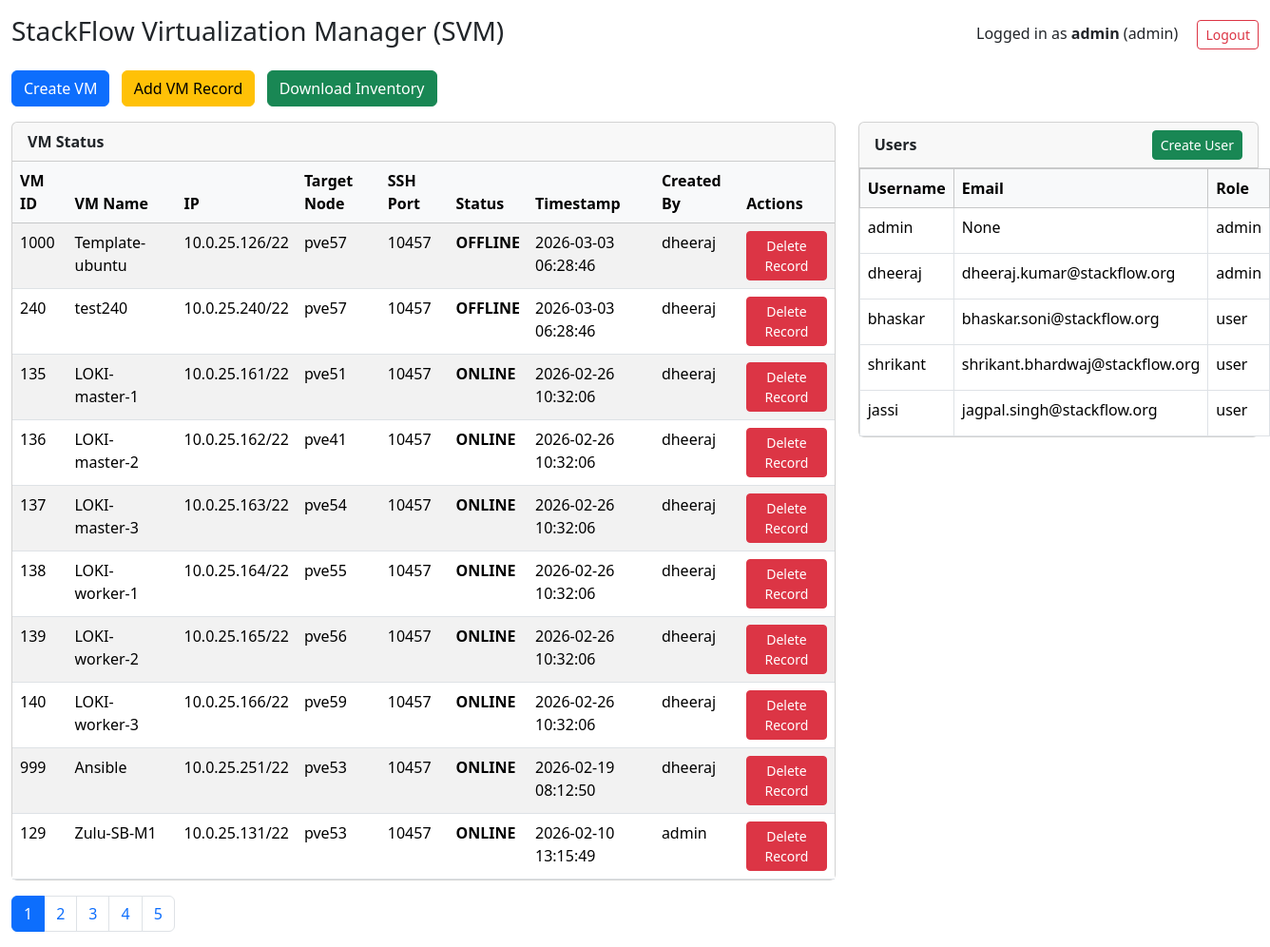
The app's page /dashboard (signed in) with its own data.
### tables this page shows
CREATE TABLE vm_status (
        vmid TEXT PRIMARY KEY,
        vmname TEXT,
        ipaddr TEXT,
        target_node TEXT,
        ssh_port INTEGER,
        ssh_status TEXT,
        timestamp INTEGER,
        created_by TEXT
    , port_status TEXT, ports TEXT, disksize INTEGER DEFAULT 20, master_ip TEXT, cluster_name TEXT, extra_vars TEXT);

CREATE TABLE users (
            id INTEGER PRIMARY KEY AUTOINCREMENT,
            username TEXT UNIQUE NOT NULL,
            password TEXT NOT NULL
        , role TEXT DEFAULT 'user', email TEXT);

### app.py (the view)
@app.route("/dashboard")
@login_required
def dashboard():
    page = int(request.args.get("page", 1))
    per_page = int(request.args.get("per_page", 10))
    offset = (page-1)*per_page
    conn = sqlite3.connect(DB_PATH)
    c = conn.cursor()
    c.execute("SELECT COUNT(*) FROM vm_status")
    total_vms = c.fetchone()[0]
    c.execute(f"""
        SELECT vmid, vmname, ipaddr, target_node,
               ssh_port, ssh_status, timestamp, created_by
        FROM vm_status
        ORDER BY timestamp DESC
        LIMIT {per_page} OFFSET {offset}
    """)
    rows = c.fetchall()
    users = []
    if session["role"] == "admin":
        c.execute("SELECT username, email, role FROM users")
        users = c.fetchall()
    conn.close()
    vms = []
    for r in rows:
        vms.append({
            "vmid": r[0],
            "vmname": r[1],
            "ipaddr": r[2],
            "target_node": r[3],
            "ssh_port": r[4],
            "ssh_status": r[5],
            "timestamp": time.strftime("%Y-%m-%d %H:%M:%S", time.localtime(r[6])),
            "created_by": r[7]
        })
    total_pages = (total_vms + per_page - 1) // per_page
    return render_template(
        "dashboard.html",
        vms=vms,
        users=users,
        role=session["role"],
        username=session["username"],
        page=page,
        per_page=per_page,
        total_pages=total_pages
    )

### app.py (called while the page is built)
def login_required(f):
    @wraps(f)
    def wrap(*args, **kwargs):
        if "username" not in session:
            return redirect(url_for("login"))
        return f(*args, **kwargs)
    return wrap

### templates/dashboard.html (shortened to what this page needs)
<!DOCTYPE html>
<html lang="en">
<head>
<link href="https://cdn.jsdelivr.net/npm/bootstrap@5.3.3/dist/css/bootstrap.min.css" rel="stylesheet">
</head>
<body>
<div class="container-fluid mt-3">
<div class="d-flex justify-content-between align-items-center mb-3">
    <h3>StackFlow Virtualization Manager (SVM)</h3>
    <div>
        <span class="me-3">
            Logged in as <strong>{{ username }}</strong> ({{ role }})
        </span>
        <a href="{{ url_for('logout') }}" class="btn btn-outline-danger btn-sm">Logout</a>
    </div>
</div>
<div class="mb-3">
    <a href="{{ url_for('vm_form') }}" class="btn btn-primary">Create VM</a>
    {% if role == 'admin' %}
    <button class="btn btn-warning ms-2" data-bs-toggle="modal" data-bs-target="#addVmModal">
        Add VM Record
    </button>
    {% endif %}
    <a href="{{ url_for('download_inventory') }}" class="btn btn-success ms-2">
        Download Inventory
    </a>
</div>
<div class="row">
<div class="col-md-8">
    <div class="card mb-3">
        <div class="card-header">VM Status</div>
        <div class="card-body p-0">
            <table class="table table-striped table-hover mb-0">
                <thead class="table-light">
                    <tr>
                        <th>VM ID</th>
                        <th>VM Name</th>
                        <th>IP</th>
                        <th>Target Node</th>
                        <th>SSH Port</th>
                        <th>Status</th>
                        <th>Timestamp</th>
                        <th>Created By</th>
                        {% if role == 'admin' %}
                        <th>Actions</th>
                        {% endif %}
                    </tr>
                </thead>
                <tbody>
                {% for vm in vms %}
                    <tr>
                        <td>{{ vm.vmid }}</td>
                        <td>{{ vm.vmname }}</td>
                        <td>{{ vm.ipaddr }}</td>
                        <td>{{ vm.target_node }}</td>
                        <td>{{ vm.ssh_port }}</td>
                        <td class="status-{{ vm.ssh_status }}">{{ vm.ssh_status }}</td>
                        <td>{{ vm.timestamp }}</td>
                        <td>{{ vm.created_by }}</td>
                        {% if role == 'admin' %}
                        <td>
                            <a href="{{ url_for('delete_vm', vmid=vm.vmid) }}"
                               class="btn btn-sm btn-danger"
                               onclick="return confirm('Delete VM {{ vm.vmid }}?')">
                               Delete Record
                            </a>
                        </td>
                        {% endif %}
                    </tr>
                {% endfor %}
                </tbody>
            </table>
        </div>
    </div>
    <nav>
      <ul class="pagination">
        {% for p in range(1, total_pages + 1) %}
        <li class="page-item {% if p == page %}active{% endif %}">
            <a class="page-link"
               href="{{ url_for('dashboard', page=p, per_page=per_page) }}">
               {{ p }}
            </a>
        </li>
        {% endfor %}
      </ul>
    </nav>
</div>
{% if role == 'admin' %}
<div class="col-md-4">
    <div class="card mb-3">
        <div class="card-header d-flex justify-content-between align-items-center">
            Users
            <a href="{{ url_for('create_user') }}" class="btn btn-success btn-sm">
                Create User
            </a>
        </div>
        <div class="card-body p-0">
            <table class="table table-bordered table-hover mb-0">
                <thead class="table-light">
                    <tr>
                        <th>Username</th>
                        <th>Email</th>
                        <th>Role</th>
                    </tr>
                </thead>
                <tbody>
                {% for user in users %}
                    <tr>
                        <td>{{ user[0] }}</td>
                        <td>{{ user[1] }}</td>
                        <td>{{ user[2] }}</td>
                    </tr>
                {% endfor %}
                </tbody>
            </table>
        </div>
    </div>
</div>
{% endif %}
</div>
</div>
</body>
</html>

### templates/dashboard.html (style rules this page uses)
.status-ONLINE { color: green; font-weight: bold; }
.status-OFFLINE { color: red; font-weight: bold; }
.card-header { font-weight: bold; }

### records on screen
vm_status: vmid "1000", vmname "Template-ubuntu", ipaddr "10.0.25.126/22", target_node "pve57", ssh_port "10457", ssh_status "OFFLINE", timestamp "2026-03-03 06:28:46", created_by "dheeraj"
vm_status: vmid "240", vmname "test240", ipaddr "10.0.25.240/22", target_node "pve57", ssh_port "10457", ssh_status "OFFLINE", timestamp "2026-03-03 06:28:46", created_by "dheeraj"
vm_status: vmid "135", vmname "LOKI-master-1", ipaddr "10.0.25.161/22", target_node "pve51", ssh_port "10457", ssh_status "ONLINE", timestamp "2026-02-26 10:32:06", created_by "dheeraj"
vm_status: vmid "136", vmname "LOKI-master-2", ipaddr "10.0.25.162/22", target_node "pve41", ssh_port "10457", ssh_status "ONLINE", timestamp "2026-02-26 10:32:06", created_by "dheeraj"
vm_status: vmid "137", vmname "LOKI-master-3", ipaddr "10.0.25.163/22", target_node "pve54", ssh_port "10457", ssh_status "ONLINE", timestamp "2026-02-26 10:32:06", created_by "dheeraj"
vm_status: vmid "138", vmname "LOKI-worker-1", ipaddr "10.0.25.164/22", target_node "pve55", ssh_port "10457", ssh_status "ONLINE", timestamp "2026-02-26 10:32:06", created_by "dheeraj"
vm_status: vmid "139", vmname "LOKI-worker-2", ipaddr "10.0.25.165/22", target_node "pve56", ssh_port "10457", ssh_status "ONLINE", timestamp "2026-02-26 10:32:06", created_by "dheeraj"
vm_status: vmid "140", vmname "LOKI-worker-3", ipaddr "10.0.25.166/22", target_node "pve59", ssh_port "10457", ssh_status "ONLINE", timestamp "2026-02-26 10:32:06", created_by "dheeraj"
vm_status: vmid "999", vmname "Ansible", ipaddr "10.0.25.251/22", target_node "pve53", ssh_port "10457", ssh_status "ONLINE", timestamp "2026-02-19 08:12:50", created_by "dheeraj"
vm_status: vmid "129", vmname "Zulu-SB-M1", ipaddr "10.0.25.131/22", target_node "pve53", ssh_port "10457", ssh_status "ONLINE", timestamp "2026-02-10 13:15:49", created_by "admin"
users: username "admin", user "None", role "admin"
users: username "dheeraj", email "dheeraj.kumar@stackflow.org", role "admin"
users: username "bhaskar", email "bhaskar.soni@stackflow.org", role "user"
users: username "shrikant", email "shrikant.bhardwaj@stackflow.org", role "user"
users: username "jassi", email "jagpal.singh@stackflow.org", role "user"

### other values on screen
{{ username }} "admin"
{{ role }} "admin"
{{ p }} "1" "2" "3" "4" "5"
